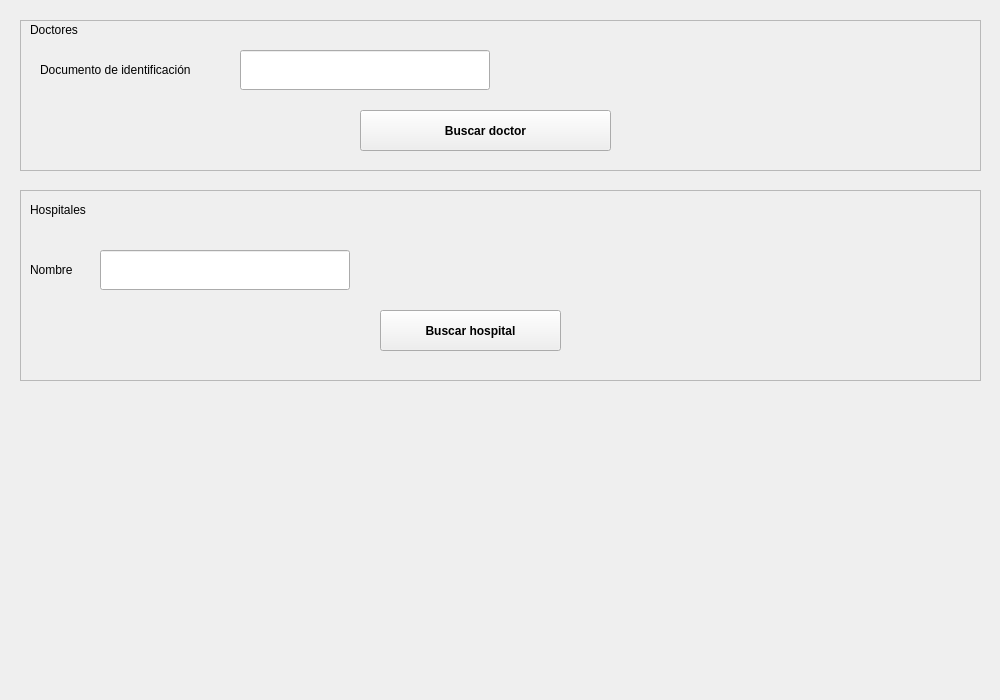
<?xml version="1.0" encoding="UTF-8"?>
<ui version="4.0">
 <class>AdministrationForm</class>
 <widget class="QWidget" name="AdministrationForm">
  <property name="geometry">
   <rect>
    <x>0</x>
    <y>0</y>
    <width>1000</width>
    <height>700</height>
   </rect>
  </property>
  <property name="windowTitle">
   <string>Hospitales</string>
  </property>
  <widget class="QFrame" name="ownerFrame">
   <property name="geometry">
    <rect>
     <x>20</x>
     <y>20</y>
     <width>961</width>
     <height>151</height>
    </rect>
   </property>
   <property name="frameShape">
    <enum>QFrame::StyledPanel</enum>
   </property>
   <property name="frameShadow">
    <enum>QFrame::Raised</enum>
   </property>
   <widget class="QLineEdit" name="dniDoctorEdit">
    <property name="geometry">
     <rect>
      <x>220</x>
      <y>30</y>
      <width>250</width>
      <height>40</height>
     </rect>
    </property>
   </widget>
   <widget class="QLabel" name="label_dni">
    <property name="geometry">
     <rect>
      <x>20</x>
      <y>30</y>
      <width>191</width>
      <height>40</height>
     </rect>
    </property>
    <property name="text">
     <string>Documento de identificación</string>
    </property>
   </widget>
   <widget class="QLabel" name="label_owner">
    <property name="geometry">
     <rect>
      <x>10</x>
      <y>0</y>
      <width>151</width>
      <height>20</height>
     </rect>
    </property>
    <property name="text">
     <string>Doctores</string>
    </property>
   </widget>
   <widget class="QPushButton" name="searchDoctorButton">
    <property name="geometry">
     <rect>
      <x>340</x>
      <y>90</y>
      <width>251</width>
      <height>41</height>
     </rect>
    </property>
    <property name="styleSheet">
     <string notr="true">QPushButton {
    height: 2em;
    font-weight: bold;
}

QPushButton:hover {
    background-color: #0069c0;
    color: white;
}</string>
    </property>
    <property name="text">
     <string>Buscar doctor</string>
    </property>
    <property name="icon">
     <iconset>
      <normaloff>./assets/icons/addOwner.png</normaloff>./assets/icons/addOwner.png</iconset>
    </property>
    <property name="flat">
     <bool>false</bool>
    </property>
   </widget>
  </widget>
  <widget class="QFrame" name="farmFrame">
   <property name="geometry">
    <rect>
     <x>20</x>
     <y>190</y>
     <width>961</width>
     <height>191</height>
    </rect>
   </property>
   <property name="frameShape">
    <enum>QFrame::StyledPanel</enum>
   </property>
   <property name="frameShadow">
    <enum>QFrame::Raised</enum>
   </property>
   <widget class="QLineEdit" name="lineEdit_2">
    <property name="geometry">
     <rect>
      <x>1372</x>
      <y>260</y>
      <width>150</width>
      <height>16</height>
     </rect>
    </property>
   </widget>
   <widget class="QLabel" name="label_RC">
    <property name="geometry">
     <rect>
      <x>10</x>
      <y>60</y>
      <width>121</width>
      <height>40</height>
     </rect>
    </property>
    <property name="text">
     <string>Nombre</string>
    </property>
   </widget>
   <widget class="QPushButton" name="searchHospitalButton">
    <property name="geometry">
     <rect>
      <x>360</x>
      <y>120</y>
      <width>181</width>
      <height>41</height>
     </rect>
    </property>
    <property name="styleSheet">
     <string notr="true">QPushButton {
    height: 2em;
    font-weight: bold;
}

QPushButton:hover {
    background-color: #0069c0;
    color: white;
}</string>
    </property>
    <property name="text">
     <string>Buscar hospital</string>
    </property>
    <property name="icon">
     <iconset>
      <normaloff>./assets/icons/addFarm.png</normaloff>./assets/icons/addFarm.png</iconset>
    </property>
    <property name="iconSize">
     <size>
      <width>30</width>
      <height>30</height>
     </size>
    </property>
   </widget>
   <widget class="QLabel" name="label_farm">
    <property name="geometry">
     <rect>
      <x>10</x>
      <y>10</y>
      <width>91</width>
      <height>20</height>
     </rect>
    </property>
    <property name="text">
     <string>Hospitales</string>
    </property>
   </widget>
   <widget class="QLineEdit" name="hospitalNameEdit">
    <property name="geometry">
     <rect>
      <x>80</x>
      <y>60</y>
      <width>250</width>
      <height>40</height>
     </rect>
    </property>
   </widget>
  </widget>
 </widget>
 <resources/>
 <connections/>
</ui>
